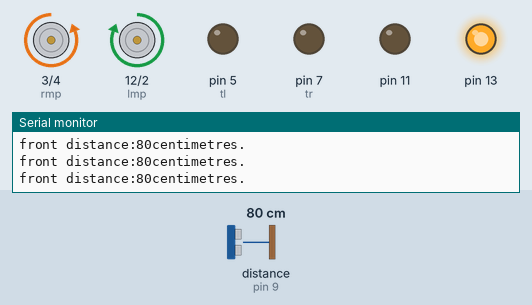
Recording of a sketch running on a simulated Arduino Uno, built with avr-gcc and run on an emulated ATmega328P. On the bench: motor-driver pin pairs drawn as motors (green arrow = first pin HIGH = forward, orange = second pin HIGH = backward, longer = more drive), output pins drawn as LEDs (lit = HIGH), the last lines printed to the serial monitor. Wiring (inferred from the names in the program): ultrasonic range finder: trigger pin 10; echo pin 9. The inputs (shaded band) are chosen by the test bench; at power-on: distance to the obstacle (sensor on pin 9) 80 cm. The echo pulse lasts 58.3 µs per cm; pins used as bus, display or sensor lines are not drawn.

Above: at 1.2 s.
1.3 s: distance to the obstacle (sensor on pin 9) set to 13 cm
4.3 s: distance to the obstacle (sensor on pin 9) set to 9 cm
At 5.5 s:
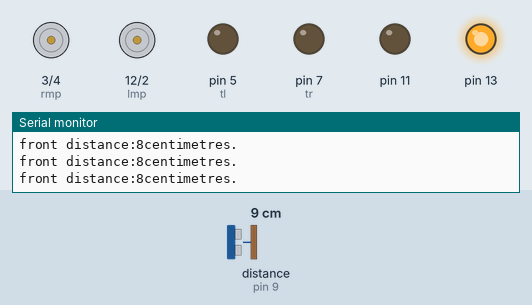
5.8 s: distance to the obstacle (sensor on pin 9) set to 18 cm
At 6.8 s:
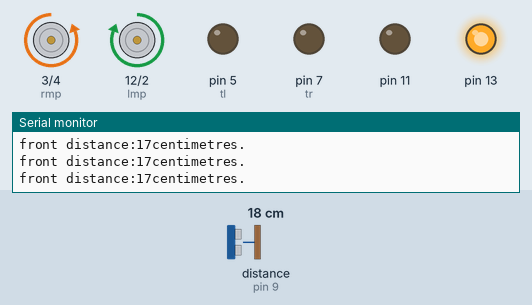
8.8 s: distance to the obstacle (sensor on pin 9) set to 2 cm
At 10.1 s:
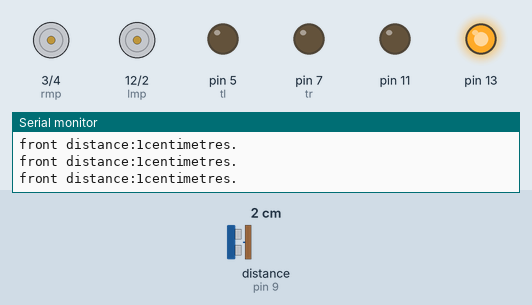
Timing chart, 0 to 11.8 s (numbered marks = the images above; inputs shaded):
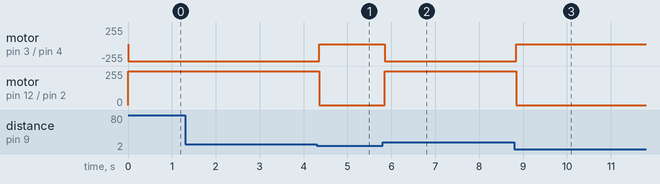

The sketch:

us_front_onboard_test.ino
```cpp
#define lmp 12
#define lmn 2
#define rmp 3
#define rmn 4
#define tl 5
#define el 6
#define tr 7
#define er 8
#define tf 10
#define ef 9
int durationa,durationb,durationc,cml,cmr,cmf;

void setup()
{
  // put your setup code here, to run once:
  Serial.begin(9600);
  pinMode(lmp,OUTPUT);
  pinMode(lmn,OUTPUT);
  pinMode(rmp,OUTPUT);
  pinMode(rmn,OUTPUT);
  pinMode(tl,OUTPUT);
  pinMode(tr,OUTPUT);
  pinMode(tf,OUTPUT);
  pinMode(el,INPUT);
  pinMode(er,INPUT);
  pinMode(ef,INPUT);
  pinMode(11,OUTPUT);
  pinMode(13,OUTPUT);
  digitalWrite(11,LOW);
  digitalWrite(13,HIGH);


}

void loop()
{
  // put your main code here, to run repeatedly:
digitalWrite(tf,LOW);
  delayMicroseconds(2);
  digitalWrite(tf,HIGH);
  delayMicroseconds(5);
  digitalWrite(tf,LOW);
  durationc=pulseIn(ef,HIGH);
  cmf=durationc/29/2;
  Serial.print ("front distance:");
Serial.print(cmf               );
Serial.println("centimetres.");


if(cmf>10)
{
  forward();
}
else
stops();
}

 void backward()
  {
  digitalWrite(lmp,LOW);
  digitalWrite(lmn,HIGH);
  digitalWrite(rmn,LOW);
  digitalWrite(rmp,HIGH);
  }
  void stops()
  {
  digitalWrite(lmp,LOW);
  digitalWrite(lmn,LOW);
  digitalWrite(rmn,LOW);
  digitalWrite(rmp,LOW);
  }
void forward()
{
  digitalWrite(lmp,HIGH);
  digitalWrite(lmn,LOW);
  digitalWrite(rmn,HIGH);
  digitalWrite(rmp,LOW);
}
```

Measured:
- the behaviour switches between 12 and 11 cm on distance to the obstacle (sensor on pin 9) (found by bisection; images 0 and 1)
- after the input at 4.3 s, motor on pin 3 (rmp) / pin 4 (rmn): backward 255/255 → stopped after 0.05 s; motor on pin 12 (lmp) / pin 2 (lmn): forward 255/255 → stopped after 0.05 s
- after the input at 5.8 s, motor on pin 3 (rmp) / pin 4 (rmn): stopped → backward 255/255 after 0.05 s; motor on pin 12 (lmp) / pin 2 (lmn): stopped → forward 255/255 after 0.05 s
- after the input at 8.8 s, motor on pin 3 (rmp) / pin 4 (rmn): backward 255/255 → stopped after 0.05 s; motor on pin 12 (lmp) / pin 2 (lmn): forward 255/255 → stopped after 0.05 s
